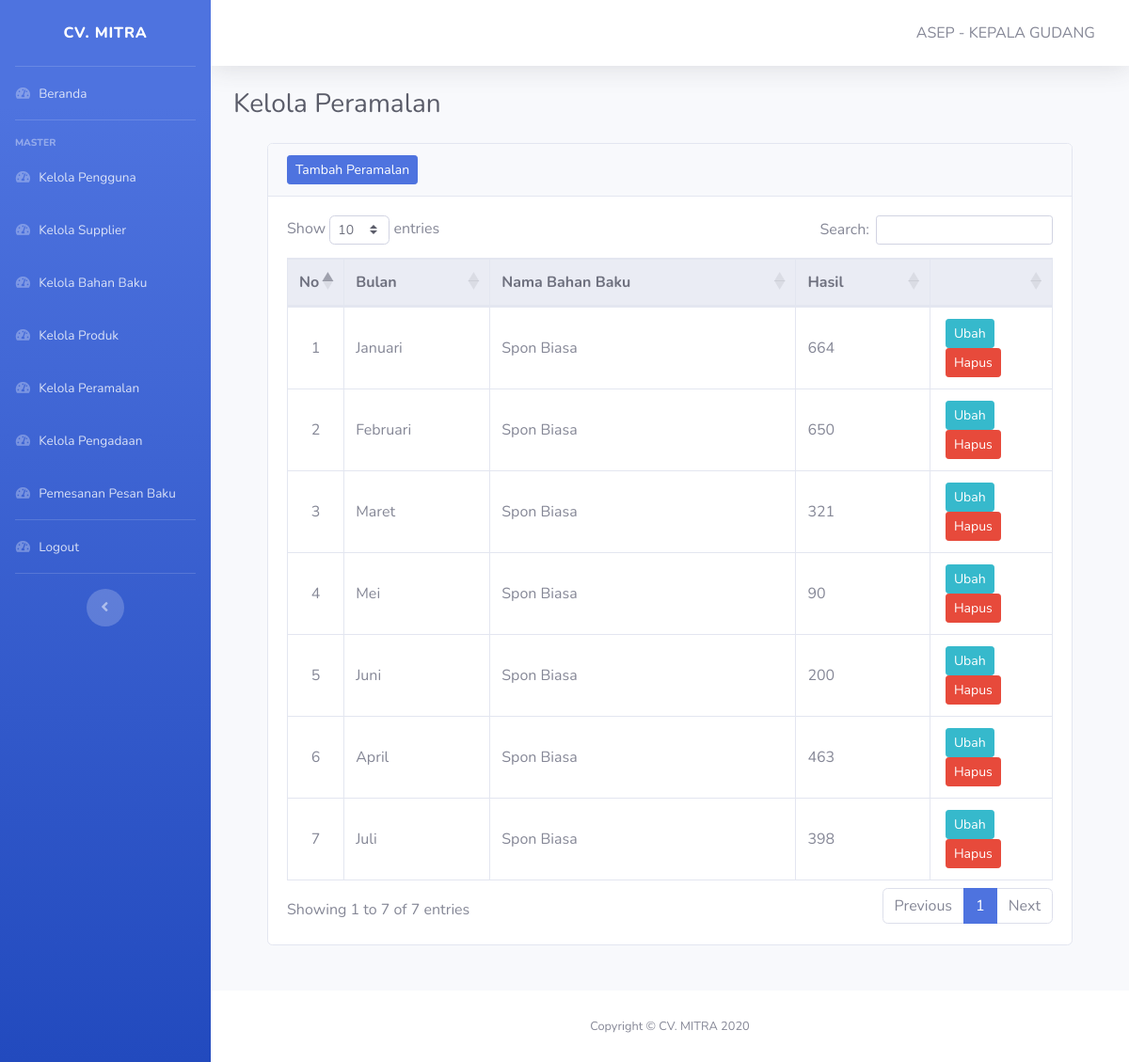
/pages/admin/kelola-peramalan.php (signed in), run on the app's committed database.
### tables this page shows
CREATE TABLE IF NOT EXISTS `peramalan` (
  `id_peramalan` int(11) NOT NULL,
  `bulan` varchar(30) NOT NULL,
  `hasil` int(11) DEFAULT '0',
  `id_bahanbaku` varchar(6) NOT NULL,
  `id_user` int(11) NOT NULL,
  PRIMARY KEY (`id_peramalan`),
  KEY `id_user` (`id_user`),
  KEY `id_bahanbaku` (`id_bahanbaku`),
  CONSTRAINT `peramalan_ibfk_1` FOREIGN KEY (`id_user`) REFERENCES `user` (`id_user`),
  CONSTRAINT `peramalan_ibfk_2` FOREIGN KEY (`id_bahanbaku`) REFERENCES `bahanbaku` (`id_bahanbaku`)
);

CREATE TABLE IF NOT EXISTS `bahanbaku` (
  `id_bahanbaku` varchar(6) NOT NULL,
  `nama_bahanbaku` varchar(40) NOT NULL,
  `satuan_bahanbaku` varchar(10) NOT NULL,
  `harga` varchar(20) NOT NULL,
  `id_supplier` int(11) NOT NULL,
  PRIMARY KEY (`id_bahanbaku`),
  KEY `id_supplier` (`id_supplier`),
  CONSTRAINT `bahanbaku_ibfk_2` FOREIGN KEY (`id_supplier`) REFERENCES `supplier` (`id_supplier`)
);

### pages/admin/kelola-peramalan.php (the view, shortened to what this page needs)
<!DOCTYPE html>
<html lang="en">
<head>
    <?php include '../../layout/header.php' ?>
</head>
<body id="page-top">
    <div id="wrapper">
        <?php include '../../layout/sidebar-admin.php' ?>
        <div id="content-wrapper" class="d-flex flex-column">
            <div id="content">
                <?php include '../../layout/topbar.php' ?>
                <div class="container-fluid">
                    <div class="d-sm-flex align-items-center justify-content-between mb-4">
                        <h1 class="h3 mb-0 text-gray-800">Kelola Peramalan</h1>
                    </div>
                    <div class="container row-12">
                        <div class="col">
                            <div class="card mb-5">
                                <div class="card-header">
                                    <div class="nav-item">
                                        <a href="tambah-peramalan.php" class="btn btn-sm btn-primary">Tambah Peramalan</a>
                                    </div>
                                </div>
                                <div class="card-body">
                                    <table class="table table-responsive-lg table-hover table-bordered" id="Table">
                                        <thead class="thead-light text-center">
                                            <tr>
                                                <th width=6%>No</th>
                                                <th>Bulan</th>
                                                <th>Nama Bahan Baku</th>
                                                <th>Hasil</th>
                                                <th width=16%></th>
                                            </tr>
                                        </thead>
                                        <tbody>
                                            <?php
                                            include "../../koneksi.php";
                                            $no = 1;
                                            $data = mysqli_query($koneksi, "SELECT * FROM peramalan p JOIN bahanbaku b WHERE p.id_bahanbaku = b.id_bahanbaku");
                                            if (mysqli_num_rows($data) == 0) {
                                                ?>
                                                <tr>
                                                    <td colspan="7" class="text-center font-weight-bold">Data Kosong</td>
                                                </tr>
                                                <?php
                                                } else {
                                                    while ($item = mysqli_fetch_array($data)) {
                                                        ?>
                                                    <tr>
                                                        <td class="text-center align-middle"><?php echo $no++; ?></td>
                                                        <td class="align-middle"><?php echo $item['bulan']; ?></td>
                                                        <td class="align-middle"><?php echo $item['nama_bahanbaku']; ?></td>
                                                        <td class="align-middle"><?php echo $item['hasil']; ?></td>
                                                        <td class="text-center">
                                                            <a href="ubah-peramalan.php?id=<?php echo $item['id_peramalan'] ?>" class="btn btn-info btn-sm mx-1 float-left">Ubah</a>
                                                            <form action="hapus-peramalan.php?id=<?php echo $item['id_peramalan'] ?>" method="post">
                                                                <button type="submit" class="btn btn-danger btn-sm mx-1 float-left">Hapus</button>
                                                            </form>
                                                        </td>
                                                    </tr>
                                            <?php
                                                }
                                            }
                                            ?>
                                        </tbody>
                                    </table>
                                </div>
                            </div>
                        </div>
                    </div>
                </div>
            </div>
            <?php include '../../layout/footer.php' ?>
        </div>
    </div>
</body>
</html>

### data on the page
peramalan: bulan "Januari", id_bahanbaku.nama_bahanbaku "Spon Biasa", hasil "664"
peramalan: bulan "Februari", id_bahanbaku.nama_bahanbaku "Spon Biasa", hasil "650"
peramalan: bulan "Maret", id_bahanbaku.nama_bahanbaku "Spon Biasa", hasil "321"
peramalan: bulan "Mei", id_bahanbaku.nama_bahanbaku "Spon Biasa", hasil "90"
peramalan: bulan "Juni", id_bahanbaku.nama_bahanbaku "Spon Biasa", hasil "200"
peramalan: bulan "April", id_bahanbaku.nama_bahanbaku "Spon Biasa", hasil "463"
peramalan: bulan "Juli", id_bahanbaku.nama_bahanbaku "Spon Biasa", hasil "398"

### other printed values
$_SESSION['nama'] "ASEP"
$_SESSION['jabatan'] "KEPALA GUDANG"
